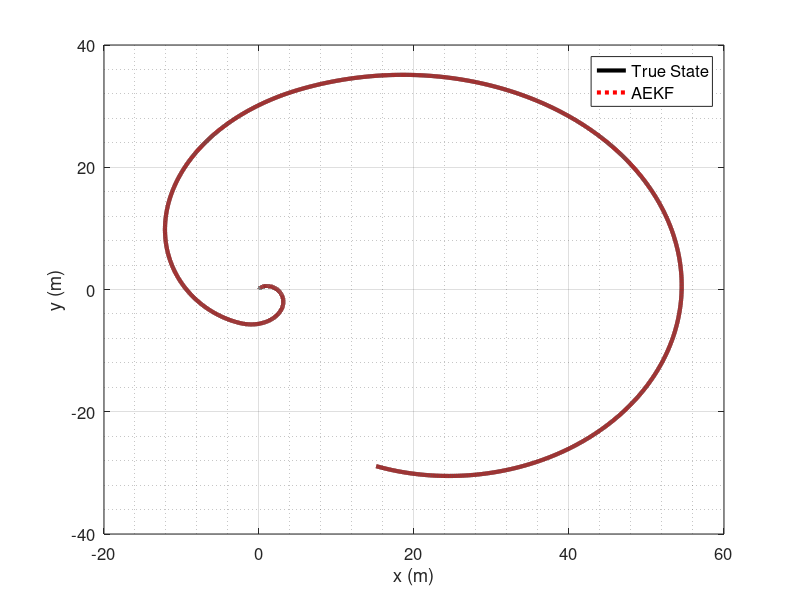
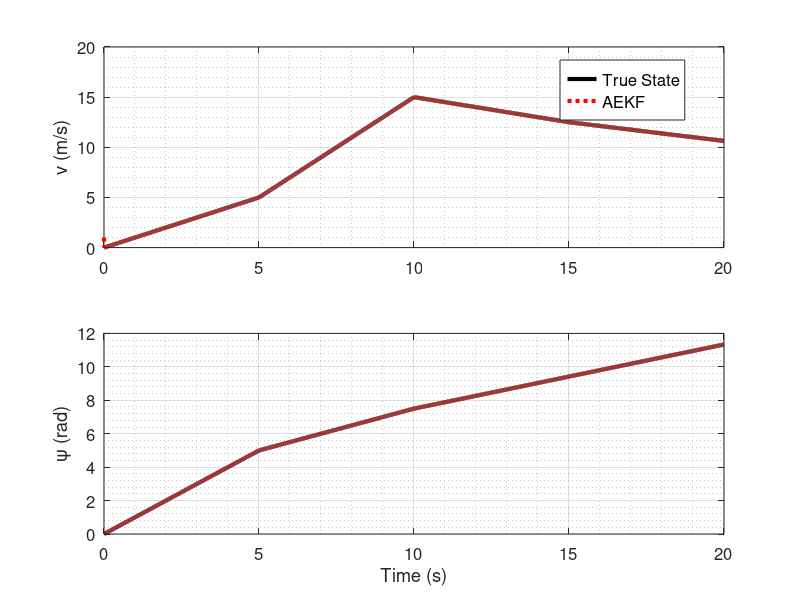
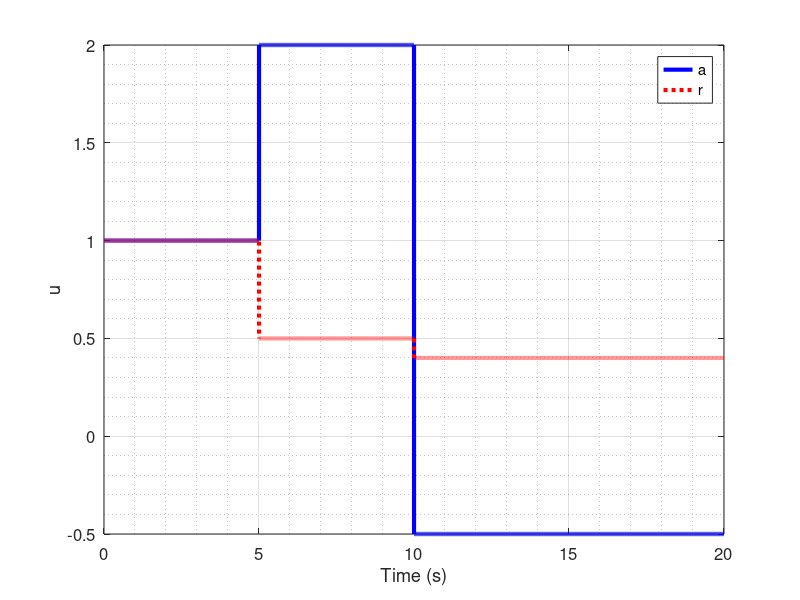
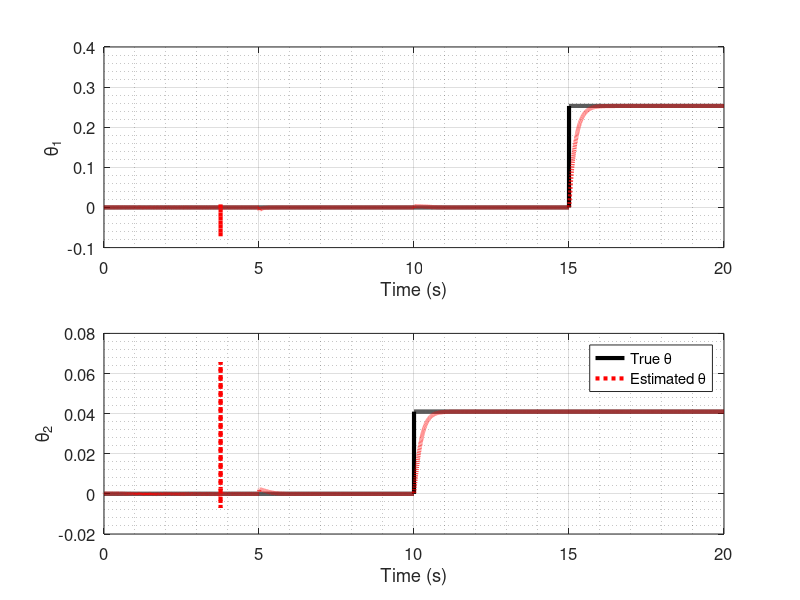

Here is the MATLAB script that generated these plots, in order:
% Ship Actuator fault diagnosis
%% Research code by Agus Hasan

clear;
clc;

%% Time horizon
tf  = 20;
dt  = 0.001;
t   = dt:dt:tf;

%% System description
A = eye(4);
B = dt*[0 0 1 0;0 0 0 1]';
C = eye(4);

%% Noise
QF = 0.01*eye(rank(A));
RF = 0.04*eye(rank(C));

%% Initialization
x        = [0;0;0;0];
xhat     = [0;0;1;0];
theta    = zeros(2,1);
thetahat = zeros(2,1);

%% Control
u           = [1 1]';

%% Fault term
Psi         = -B*diag(u);

%% Estimation paramaters
Pplus       = eye(rank(A));
S           = 0.1;
UpsilonPlus = 0*B;

%% Tuning parameters
lambda      = 0.995;
a           = 0.999;

%% For plotting
uArray     = [];
xArray     = [];
xhatArray  = [];
thetaArray  = [];
thetahatArray  = [];

%% Simulation
for i=1:(tf/dt)
    
    Psi   = -B*diag(u);
    
    if i>5000
        u = [2 0.5]';
    end
    
    if i>10000
        theta = [0 0.041]';
        u = [-0.5 0.4]';        
    end

    if i>15000
        %theta = [0.253 0.041]';
        theta = [0.253 0.041]';
    end    
    
   uArray         = [uArray u];
   xArray         = [xArray x];
   xhatArray      = [xhatArray xhat];
   thetaArray     = [thetaArray theta];
   thetahatArray  = [thetahatArray thetahat]; 
      
   x = A*x+dt*[x(3)*sin(x(4)) x(3)*cos(x(4)) 0 0]'+B*u+Psi*theta+QF*dt*randn(4,1);
   y = C*x+RF*dt*randn(4,1);
    
    % Adaptive Extended Kalman filter
    FX    = A+dt*[0 0 sin(xhat(4)) xhat(3)*cos(xhat(4));
        0 0 cos(xhat(4)) -xhat(3)*sin(xhat(4));
        0 0 0 0;
        0 0 0 0];

    Pmin  = FX*Pplus*FX'+QF;
    Sigma = C*Pmin*C'+RF;
    KF    = Pmin*C'*inv(Sigma);
    Pplus = (eye(rank(A))-KF*C)*Pmin;
    
    ytilde = y-C*xhat;
    QF    = a*QF + (1-a)*(KF*(ytilde*ytilde')*KF');    
    RF    = a*RF + (1-a)*(ytilde*ytilde'+C*Pmin*C');

    Upsilon = (eye(rank(A))-KF*C)*FX*UpsilonPlus+(eye(rank(A))-KF*C)*Psi;
    Omega   = C*FX*UpsilonPlus+C*Psi;
    Lambda  = inv(lambda*Sigma+Omega*S*Omega');
    Gamma   = S*Omega'*Lambda;
    S       = (1/lambda)*S-(1/lambda)*S*Omega'*Lambda*Omega*S;
    UpsilonPlus = Upsilon;
    
    thetahat  = thetahat + Gamma*(y-C*xhat);
    xhat      = A*xhat+dt*[xhat(3)*sin(xhat(4)) xhat(3)*cos(xhat(4)) 0 0]'+B*u+Psi*thetahat+KF*(y-C*xhat)+Upsilon*Gamma*(y-C*xhat);
end

figure(1);
plot(xArray(1,:),xArray(2,:), 'k', 'LineWidth', 3)
hold on;
plot(xhatArray(1,:),xhatArray(2,:), 'r:', 'LineWidth', 3)
grid on;
grid minor
ylabel('y (m)','FontSize',12)
xlabel('x (m)','FontSize',12)
set(gca,'FontSize',12)
legend('True State','AEKF','FontSize',12);

figure(2);
subplot(2,1,1)
plot(t,xArray(3,:), 'k', 'LineWidth', 3)
hold on
plot(t,xhatArray(3,:), 'r:', 'LineWidth', 3)
grid on;
grid minor
ylabel('v (m/s)','FontSize',12)
set(gca,'FontSize',12)
subplot(2,1,2)
plot(t,xArray(4,:), 'k', 'LineWidth', 3)
hold on
plot(t,xhatArray(4,:), 'r:', 'LineWidth', 3)
grid on;
grid minor
ylabel('\psi (rad)','FontSize',12)
xlabel('Time (s)','FontSize',12)
set(gca,'FontSize',12)
h1 = legend('True State','AEKF','FontSize',12);
set(h1, 'Position', [0.7, 0.8, .1, .1])

figure(3);
plot(t,uArray(1,:), 'b', 'LineWidth', 3)
hold on;
plot(t,uArray(2,:), ':r', 'LineWidth', 3)
grid on;
grid minor
ylabel('u','FontSize',12)
xlabel('Time (s)','FontSize',12)
legend('a','r')
set(gca,'FontSize',12)

figure(4)
subplot(2,1,1)
plot(t,thetaArray(1,:), 'k', 'LineWidth', 3)
hold on;
plot(t,thetahatArray(1,:), 'r:', 'LineWidth', 3)
ylabel('\theta_1','FontSize',12)
xlabel('Time (s)','FontSize',12)
grid on
grid minor
set(gca,'FontSize',12)
subplot(2,1,2)
plot(t,thetaArray(2,:), 'k', 'LineWidth', 3)
hold on;
plot(t,thetahatArray(2,:), 'r:', 'LineWidth', 3)
legend('True \theta','Estimated \theta','FontSize',12);
ylabel('\theta_2','FontSize',12)
xlabel('Time (s)','FontSize',12)
grid on
grid minor
set(gca,'FontSize',12)